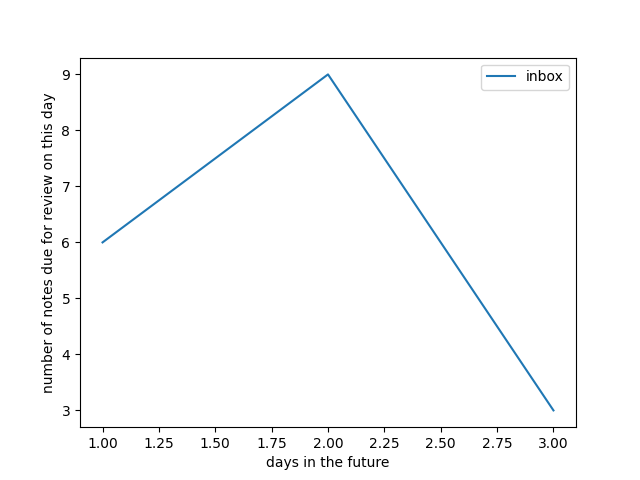

Write the Python code that produced this figure.
#!/usr/bin/env python3

import matplotlib.pyplot as plt
import datetime
import sqlite3
import sys
import os  # Import the os module

conn = sqlite3.connect(sys.argv[1])
cur = conn.cursor()
data = cur.execute("select interval_anchor, interval, inbox_name from notes where interval >= 0")

names = set()

due_ins = {}
for interval_anchor_, interval, name in data:
    interval_anchor = datetime.datetime.strptime(interval_anchor_, "%Y-%m-%d")
    due_on = interval_anchor + datetime.timedelta(days=interval)
    due_in = (due_on - datetime.datetime.today()).days
    due_ins[name] = due_ins.get(name, []) + [due_in]
    names.add(name)

fig, axs = plt.subplots(1)

for name in names:
    due_dict = {}
    for x in due_ins[name]:
        due_dict[x] = due_dict.get(x, 0) + 1
    xs = list(range(min(due_ins[name]), max(due_ins[name]) + 1))
    ys = []
    for x in xs:
        if x in due_dict:
            ys.append(due_dict[x])
        else:
            ys.append(0)
    axs.plot(xs, ys, label=name)

plt.xlabel("days in the future")
plt.ylabel("number of notes due for review on this day")
plt.legend(loc="upper right")

filename = "review_load.png"
if os.path.exists(filename):
    os.remove(filename)  # Remove the file if it exists

plt.savefig(filename) # Save the plot (without clobber or force)
